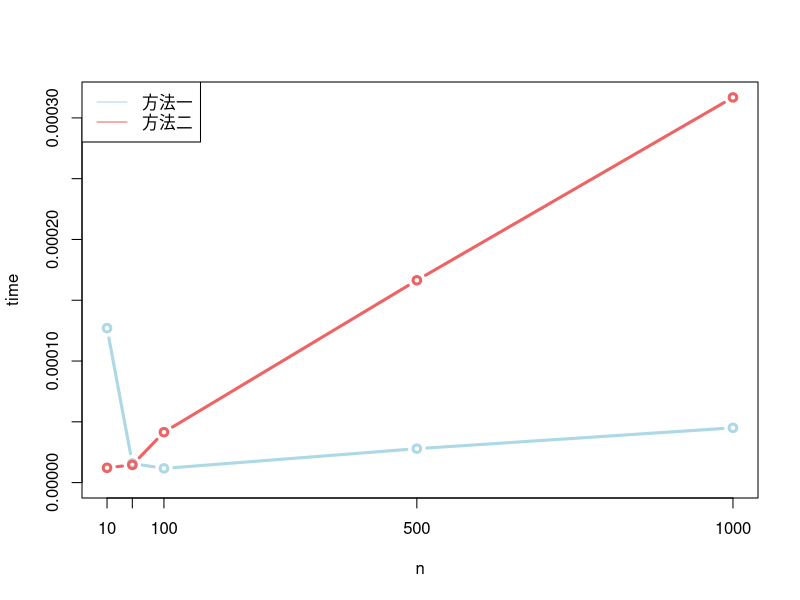
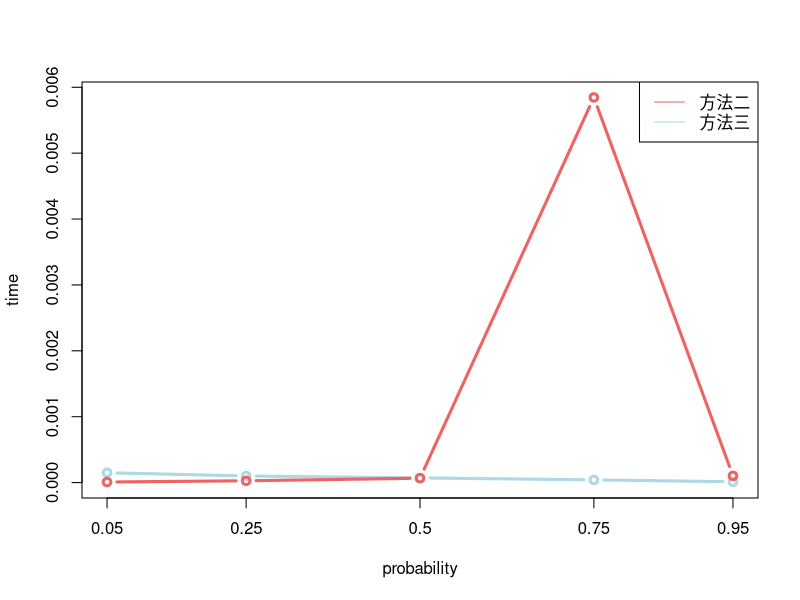
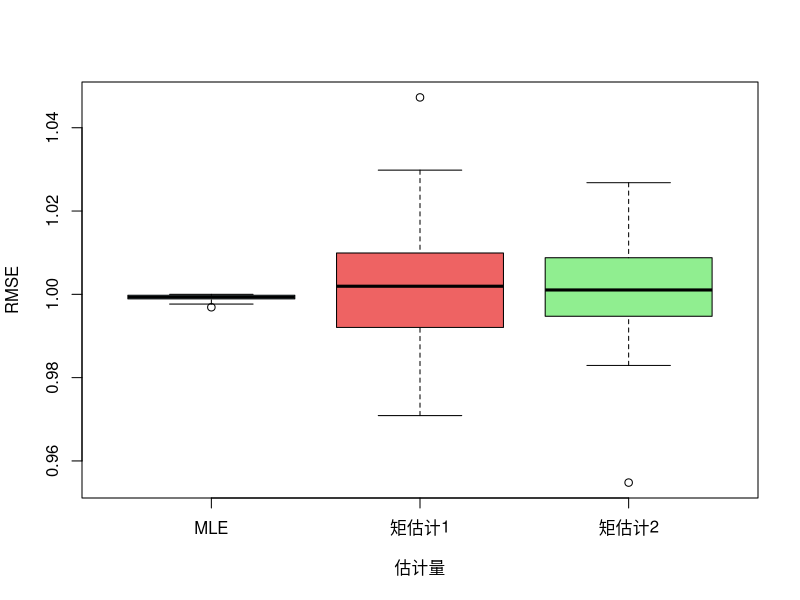

These charts were generated, in order, by the following R code:
## ---- chunk 1
knitr::opts_chunk$set(echo = TRUE)
## ---- chunk 2
size = c(10, 50, 100, 500, 1000)
time1 = c()
rand_num1 = c()
for (n in size) {
  start = Sys.time()
    u = runif(n)
    u = ifelse(u > 0.7, 1, 0)
    rand = sum(u)
    rand_num1 = c(rand_num1, rand)
  end = Sys.time()
  time_used = end - start
  time1 = c(time1, time_used)
}
## ---- chunk 3
time2 = c()
rand_num2 = c()
for (n in size) {
  start = Sys.time()
  u = runif(1)
  k = 0
  p = (0.7) ** n
  cum_prob = p
  while (u > cum_prob) {
    p = ((n-k)*3) / (7*(k+1)) * p
    cum_prob = cum_prob + p
    k = k + 1
  }
  rand_num2 = c(rand_num2, k)
  end = Sys.time()
  time_used = end - start
  time2 = c(time2, time_used)
}


## ---- chunk 4
plot(size, time1, type = "b", col = "lightblue", lwd = 3,xlab = "n", ylab = "time", ylim = c(0, max(time1, time2)), xaxt = "n")
lines(size, time2, type = "b", col = "indianred2", lwd = 3)
axis(1, at = size, labels = size)
legend("topleft", legend = c("方法一", "方法二"), col = c("lightblue", "indianred2"), lty = 1)
## ---- chunk 5
# 方法三
all_prob = c(0.05, 0.25, 0.5, 0.75, 0.95)
n = 100
time3 = c()
rand_num3 = c()
for (prob in all_prob) {
  start = Sys.time()
  u = runif(1)
  k = 0
  p = (prob) ** n
  cum_prob = p
  while (u > cum_prob) {
    p = ((n-k)*(1-prob)) / (prob * (k+1)) * p
    cum_prob = cum_prob + p
    k = k + 1
  }
  rand_num3 = c(rand_num3, n - k)
  end = Sys.time()
  time_used = end - start
  time3 = c(time3, time_used)
}
## ---- chunk 6
# 方法二
time4 = c()
rand_num4 = c()
for (prob in all_prob) {
  start = Sys.time()
  u = runif(1)
  k = 0
  p = (1 - prob) ** n
  cum_prob = p
  while (u > cum_prob) {
    p = ((n-k)*(prob)) / ((1-prob) * (k+1)) * p
    cum_prob = cum_prob + p
    k = k + 1
  }
  rand_num4 = c(rand_num4, k)
  end = Sys.time()
  time_used = end - start
  time4 = c(time4, time_used)
}
## ---- chunk 7
plot(all_prob, time3, type = "b", col = "lightblue", lwd = 3, xlab = "probability", ylab = "time", xaxt = "n", ylim = c(0, max(time3, time4)))
lines(all_prob, time4, type = "b", col = "indianred2", lwd = 3)
axis(1, at = all_prob, labels = all_prob)
legend("topright", legend = c("方法二", "方法三"), col = c("indianred2", "lightblue"), lty = 1)
## ---- chunk 8
mle = function(samp) {
  return(max(samp))
}

point_est1 = function(samp) {
  return(2 * mean(samp))
}

point_est2 = function(samp) {
  square_samp = samp**2
  part = mean(square_samp) - mean(samp)**2
  return(2*sqrt(3)*sqrt(part))
}

rmse = function(stat, param) {
  return(sqrt(mean((stat - param)**2)))
}
## ---- chunk 9
N = 1000
T = 50
param = 1
mle_stats = c()
est1_stats = c()
est2_stats = c()
for(i in 1:T) {
  obs = runif(N)
  mle_stat = mle(obs)
  est1_stat = point_est1(obs)
  est2_stat = point_est2(obs)
  mle_stats = c(mle_stats, mle_stat)
  est1_stats = c(est1_stats, est1_stat)
  est2_stats = c(est2_stats, est2_stat)
}
rmse1 = rmse(mle_stats, param)
rmse2 = rmse(est1_stats, param)
rmse3 = rmse(est2_stats, param)
## ---- chunk 10
boxplot(mle_stats, est1_stats, est2_stats, col = c("lightblue", "indianred2", "lightgreen"),
        names = c("MLE", "矩估计1", "矩估计2"), xlab = "估计量", ylab = "RMSE")

## ---- chunk 11
mae = function(samp, param) {
  return(mean(abs(samp - param)))
}
## ---- chunk 12
observation = runif(N)
repetition = 1000
mle_stats = c()
est1_stats = c()
est2_stats = c()
for(i in 1:repetition) {
  obs = sample(observation, size = N, replace = TRUE)
  mle_stat = mle(obs)
  est1_stat = point_est1(obs)
  est2_stat = point_est2(obs)
  mle_stats = c(mle_stats, mle_stat)
  est1_stats = c(est1_stats, est1_stat)
  est2_stats = c(est2_stats, est2_stat)
}
mae1 = mae(mle_stats, param)
mae2 = mae(est1_stats, param)
mae3 = mae(est2_stats, param)
mae1 # 极大似然估计
mae2 # 第一种矩估计
mae3 # 第二种矩估计
